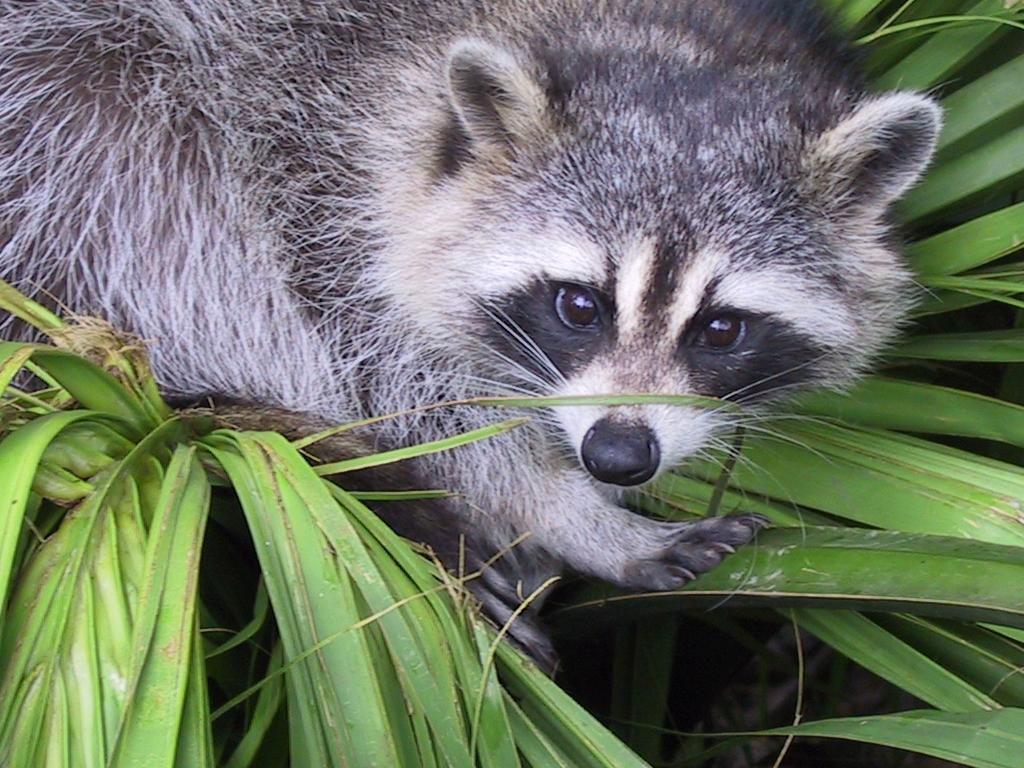
#> input picture Post-Common-Core/Python_for_data_science_1/Day_02/ex04/animal.jpeg, 1024 x 768 px
$ python rotate.py
#> lines starting #> are read from the running program, lines starting #| are printed output that depends on the picture
### Post-Common-Core/Python_for_data_science_1/Day_02/ex04/load_image.py
from PIL import Image
import numpy as np


class ImgError(Exception) :
	pass

def check_img_format_and_mode(img) :
	check = ['JPEG', 'JPG']
	if img.format not in check :
		raise ImgError("Wrong format, format wanted : JPEG and JPG")
	if img.mode != "RGB" :
		new_img = img.convert('RGB')
		print("Original mode of your image was not RGB. It has been converted to RGB")
		return new_img
	return img

def handle_shape(img) :
	height, width = img.size
	print(f"The shape of image is : ({height} {width} 3)")
	return

def get_RGB_return_array(img) :
	data = np.array(img)
	return data


def ft_load(path: str) -> list:
#> called with path = 'animal.jpeg'
	try :
		with Image.open(path) as img :
#> img is the input picture: PIL image 1024x768 RGB; mean R, G, B 110.7, 117.7, 102.1
			img = check_img_format_and_mode(img)
			handle_shape(img)
#| The shape of image is : (1024 768 3)
#> (printed output is left out)

			array = get_RGB_return_array(img)
			return array
	except FileNotFoundError :
		print("File can't be found")
	except OSError :
		print("Wrong file")
	except ImgError as e :
		print(str(e))

### Post-Common-Core/Python_for_data_science_1/Day_02/ex04/rotate.py
from load_image import ft_load, ImgError
import matplotlib.pyplot as plt
import numpy as np


def reshape_array(array):
    '''Reshape the array dimension to crop the image on a specific region.
    Change height and width for a 400x400 pixel image
    '''
    height, width, _ = array.shape
#> height = 768; width = 1024
    to_crop = 400
    center_x = width / 2 + 145
#> center_x = 657
    center_y = height / 2 - 80
#> center_y = 304

    left = int(center_x - to_crop / 2)
#> left = 457
    upper = int(center_y - to_crop / 2)
#> upper = 104
    right = int(center_x + to_crop / 2)
#> right = 857
    down = int(center_y + to_crop / 2)
#> down = 504

    temp = array[upper:down, left:right]
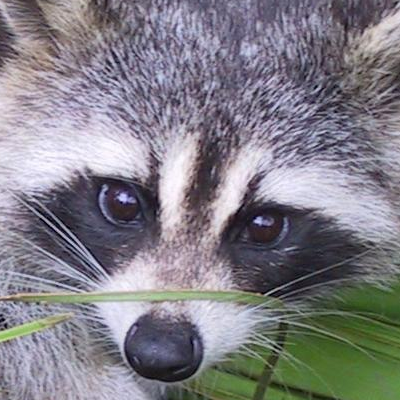
#> temp: shape (400, 400, 3); mean R, G, B 129.3, 126.8, 134.3
    return temp


def change_color(arr):
    '''Turns the color image to gray by using a mean method'''
    new_arr = np.mean(arr, axis=2, keepdims=True).astype(np.uint8)
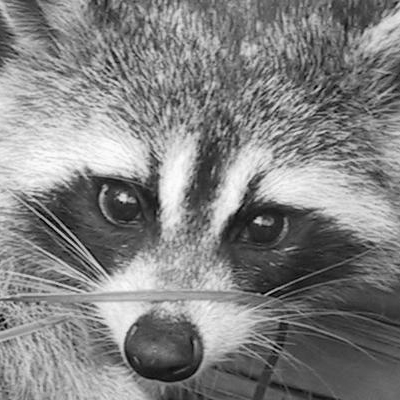
#> new_arr: shape (400, 400, 1); min 0, max 254, mean 129.8
    print(f"New shape after slicing: {new_arr.shape}")
#| New shape after slicing: (400, 400, 1)
    print(f"{new_arr}")
#> (printed output is left out)
    return new_arr


def zoom(array):
    '''Use the reshape array and the change color function to apply a zoom
    on an image and turn its color to grey
    '''
    arr = reshape_array(array)
    new_arr = change_color(arr)
    return new_arr


def transpose_arr_left(array):
    '''Change the array to transpose manually the array for a 90 degrees
    counterclockwise rotation
    '''
    temp = np.squeeze(array)
    rotate_arr = np.zeros((temp.shape[1], temp.shape[0]), dtype=np.uint8)
    for row in range(temp.shape[0]):
        for col in range(temp.shape[1]):
            rotate_arr[col, row] = temp[row, col]
    return rotate_arr


def transpose_arr_right(array):
    '''Change the array to transpose manually the array for a 90 degrees
    clockwise rotation
    '''
    temp = np.squeeze(array)
    rotate_arr = np.zeros((temp.shape[1], temp.shape[0]), dtype=np.uint8)
    for row in range(temp.shape[0]):
        for col in range(temp.shape[1]):
            new_row = temp.shape[0] - row - 1
            new_col = temp.shape[1] - col - 1
            rotate_arr[new_col, new_row] = temp[row, col]
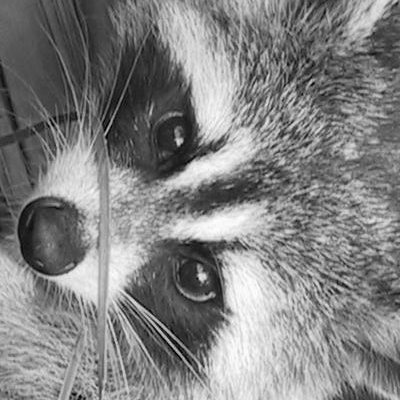
#> rotate_arr: shape (400, 400); min 0, max 254, mean 129.8
    return rotate_arr


def transpose_arr_down(array):
    '''Change the array to transpose manually the array for a 180 degrees
    rotation
    '''
    temp = np.squeeze(array)
    rotate_arr = np.zeros((temp.shape[1], temp.shape[0]), dtype=np.uint8)
    for row in range(temp.shape[0]):
        for col in range(temp.shape[1]):
            new_row = temp.shape[0] - row - 1
            new_col = temp.shape[1] - col - 1
            rotate_arr[new_row, new_col] = temp[row, col]
    return rotate_arr


def main(file):
    '''Main function:
        - Load an image and retruns its array
        - Apply a zoom on it
        - Apply a rotation on it
        - Display the zoomed rotated image
        - Error handling
    '''
    try:
        output = ft_load(file)
        if not output.all:
            return
        print(output[:1])
        zoom_arr = zoom(output)
        rotate_arr = transpose_arr_right(zoom_arr)
        print(f"My new shape after transpose: {rotate_arr.shape}")
#| My new shape after transpose: (400, 400)
        print(f"{rotate_arr}")
#> (printed output is left out)
        plt.imshow(rotate_arr, cmap='gray')
        plt.show()
    except EOFError:
        print("EOF detected. End of program")
    except KeyboardInterrupt:
        print("Process interrupted. End of program")
    except ImgError as e:
        print(str(e))
    except FileNotFoundError as e:
        print(e)
    except OSError as e:
        print(e)


if __name__ == '__main__':
    main('animal.jpeg')
